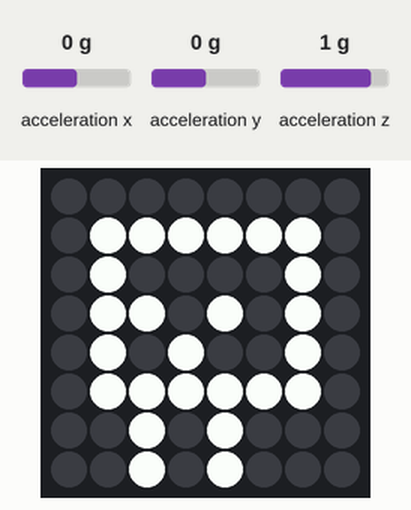
The program below on a simulated Raspberry Pi (BCM pin numbers) with a Sense HAT. Shown: the Sense HAT's 8×8 RGB LED matrix. The inputs (shaded band) are chosen by the test bench; at power-on: acceleration x 0 g, acceleration y 0 g, acceleration z 1 g. Random numbers come from a fixed seed; what the program prints to the terminal is not drawn.

Above: at 0.1 s.

The program:

raspimon_tap.py
```python
from sense_hat import SenseHat
from time import sleep
import random

sense = SenseHat()

#replace with your own colors and Raspimons
w = (255,255,255)
p = (128,0,128)
k = (0, 0, 0)


rest = [
        k, k, k, k, k, k, k, k,
        k, w, w, w, w, w, w, k,
        k, w, k, k, k, k, w, k,
        k, w, w, k, w, k, w, k,
        k, w, k, w, k, k, w, k,
        k, w, w, w, w, w, w, k,
        k, k, w, k, w, k, k, k,
        k, k, w, k, w, k, k, k
        ]
tapped = [
        k, k, k, k, k, k, k, k,
        k, p, p, p, p, p, p, k,
        k, p, k, k, k, k, p, k,
        k, p, p, k, p, k, p, k,
        k, p, k, p, k, k, p, k,
        k, p, p, p, p, p, p, k,
        k, k, p, k, p, k, k, k,
        k, k, p, k, p, k, k, k
        ]


#make the system lauh once tapped
laughs =["hahaha", "haaaaaa!", "hohoho", "heee heee"]

#add a while True: loop below
while True:
    accel = sense.get_accelerometer_raw()
    print (accel)
    sense.set_pixels(rest) #set your own Raspimons here as default rest pose

    x = accel["x"]#get each seperate float value
    y = accel["y"]
    z = accel["z"]

    x = abs(x) #changes all neg to pos values
    x = round(x,3) #round x to 3 decimal places ex:0.02
    y = abs(y)
    z = abs(z)

sum = x+y
sleep(.3)

if sum > 0.3:
    print("Tap")
    sense.set_pixels(tapped)
    random_choice = random.choice(laughs)
    sense.show_message(random_choice)
    sleep(.5)
```
